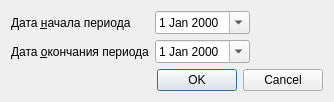
<?xml version="1.0" encoding="UTF-8"?>
<ui version="4.0">
 <class>ReportAcutePankriotit</class>
 <widget class="QDialog" name="ReportAcutePankriotit">
  <property name="geometry">
   <rect>
    <x>0</x>
    <y>0</y>
    <width>334</width>
    <height>102</height>
   </rect>
  </property>
  <property name="windowTitle">
   <string>Dialog</string>
  </property>
  <layout class="QGridLayout" name="gridLayout">
   <item row="2" column="2">
    <widget class="CDateEdit" name="edtEndDate">
     <property name="calendarPopup">
      <bool>true</bool>
     </property>
    </widget>
   </item>
   <item row="0" column="3">
    <spacer name="horizontalSpacer">
     <property name="orientation">
      <enum>Qt::Horizontal</enum>
     </property>
     <property name="sizeHint" stdset="0">
      <size>
       <width>40</width>
       <height>20</height>
      </size>
     </property>
    </spacer>
   </item>
   <item row="2" column="0" colspan="2">
    <widget class="QLabel" name="lblEndDate">
     <property name="text">
      <string>Дата &amp;окончания периода</string>
     </property>
     <property name="buddy">
      <cstring>edtEndDate</cstring>
     </property>
    </widget>
   </item>
   <item row="0" column="0" colspan="2">
    <widget class="QLabel" name="lblBegDate">
     <property name="text">
      <string>Дата &amp;начала периода</string>
     </property>
     <property name="buddy">
      <cstring>edtBegDate</cstring>
     </property>
    </widget>
   </item>
   <item row="3" column="0" colspan="4">
    <widget class="QDialogButtonBox" name="buttonBox">
     <property name="orientation">
      <enum>Qt::Horizontal</enum>
     </property>
     <property name="standardButtons">
      <set>QDialogButtonBox::Cancel|QDialogButtonBox::Ok</set>
     </property>
    </widget>
   </item>
   <item row="0" column="2">
    <widget class="CDateEdit" name="edtBegDate">
     <property name="calendarPopup">
      <bool>true</bool>
     </property>
    </widget>
   </item>
  </layout>
 </widget>
 <customwidgets>
  <customwidget>
   <class>CDateEdit</class>
   <extends>QDateEdit</extends>
   <header>library/DateEdit</header>
  </customwidget>
 </customwidgets>
 <resources/>
 <connections>
  <connection>
   <sender>buttonBox</sender>
   <signal>accepted()</signal>
   <receiver>ReportAcutePankriotit</receiver>
   <slot>accept()</slot>
   <hints>
    <hint type="sourcelabel">
     <x>248</x>
     <y>254</y>
    </hint>
    <hint type="destinationlabel">
     <x>157</x>
     <y>274</y>
    </hint>
   </hints>
  </connection>
  <connection>
   <sender>buttonBox</sender>
   <signal>rejected()</signal>
   <receiver>ReportAcutePankriotit</receiver>
   <slot>reject()</slot>
   <hints>
    <hint type="sourcelabel">
     <x>316</x>
     <y>260</y>
    </hint>
    <hint type="destinationlabel">
     <x>286</x>
     <y>274</y>
    </hint>
   </hints>
  </connection>
 </connections>
</ui>
